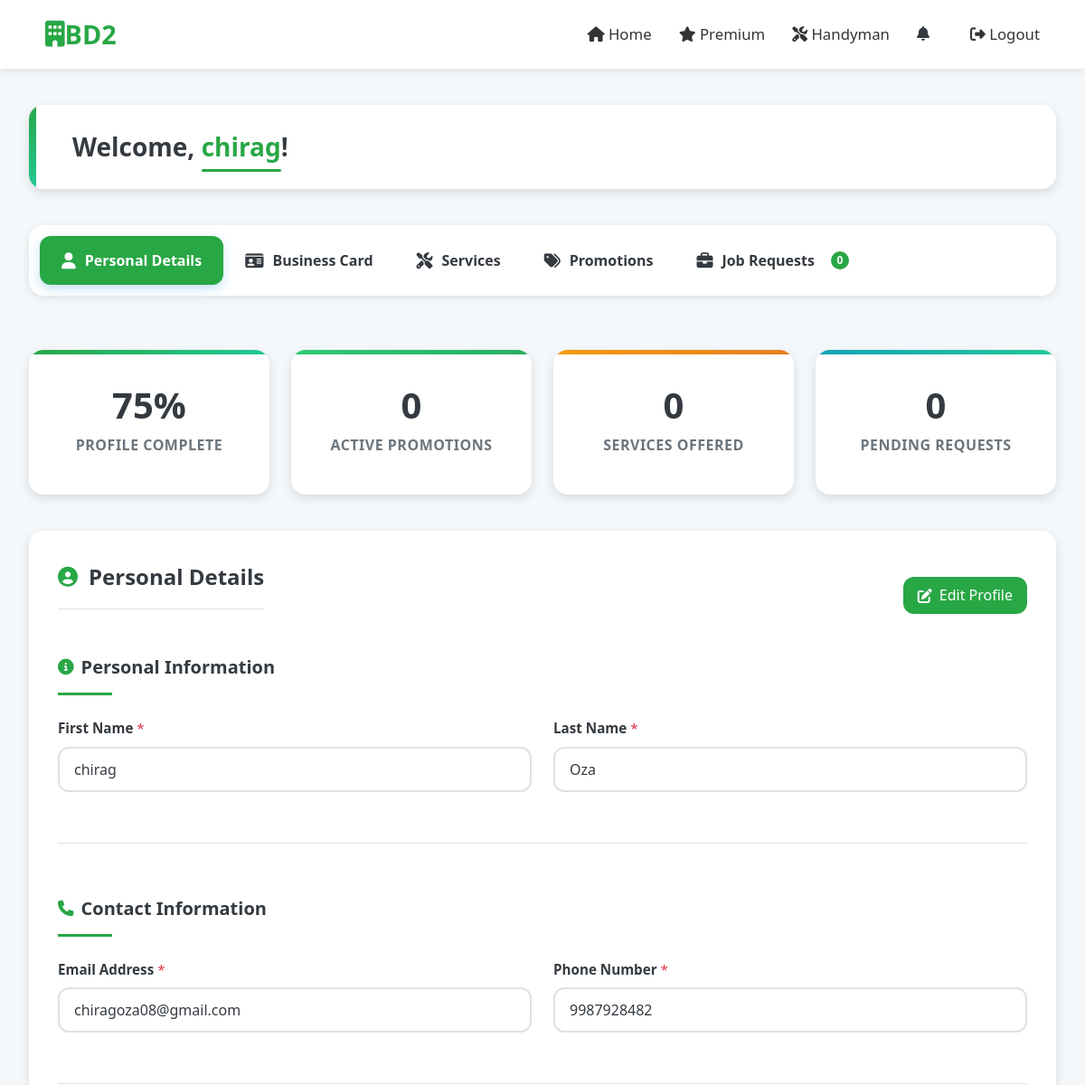
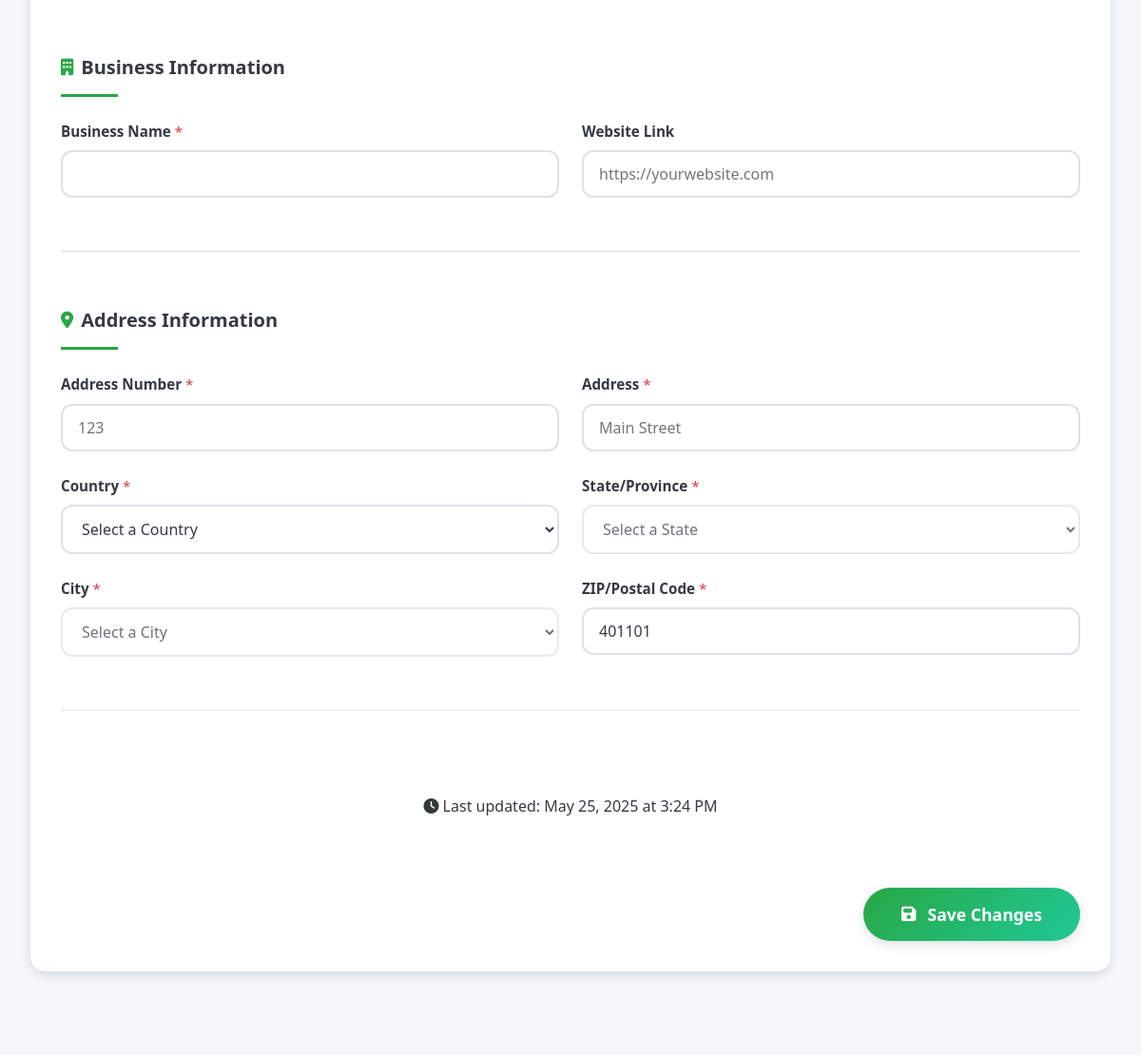
Page /handyman/update-business-card/ (signed in, upper part) on the earlier database version (2 pictures, top to bottom).
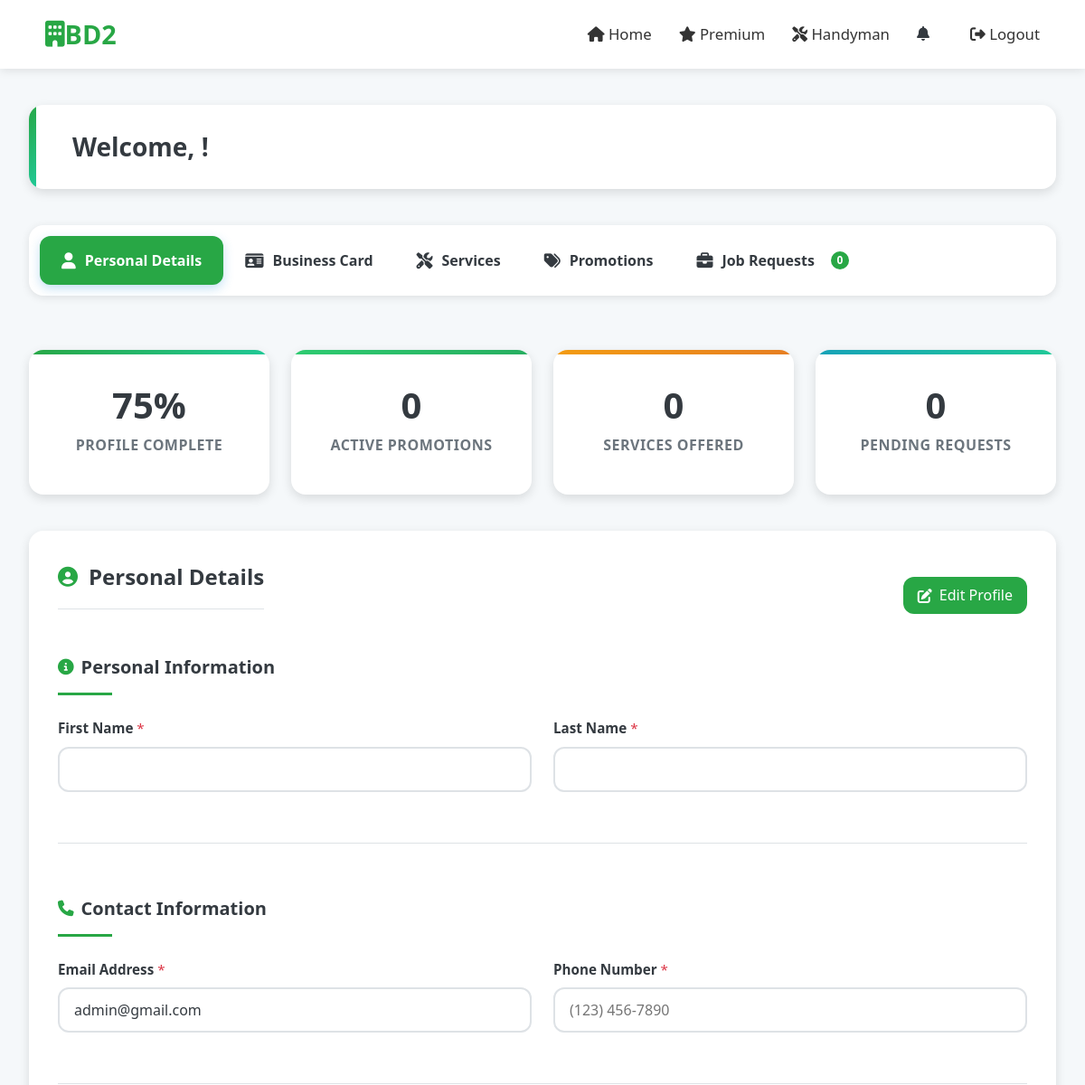
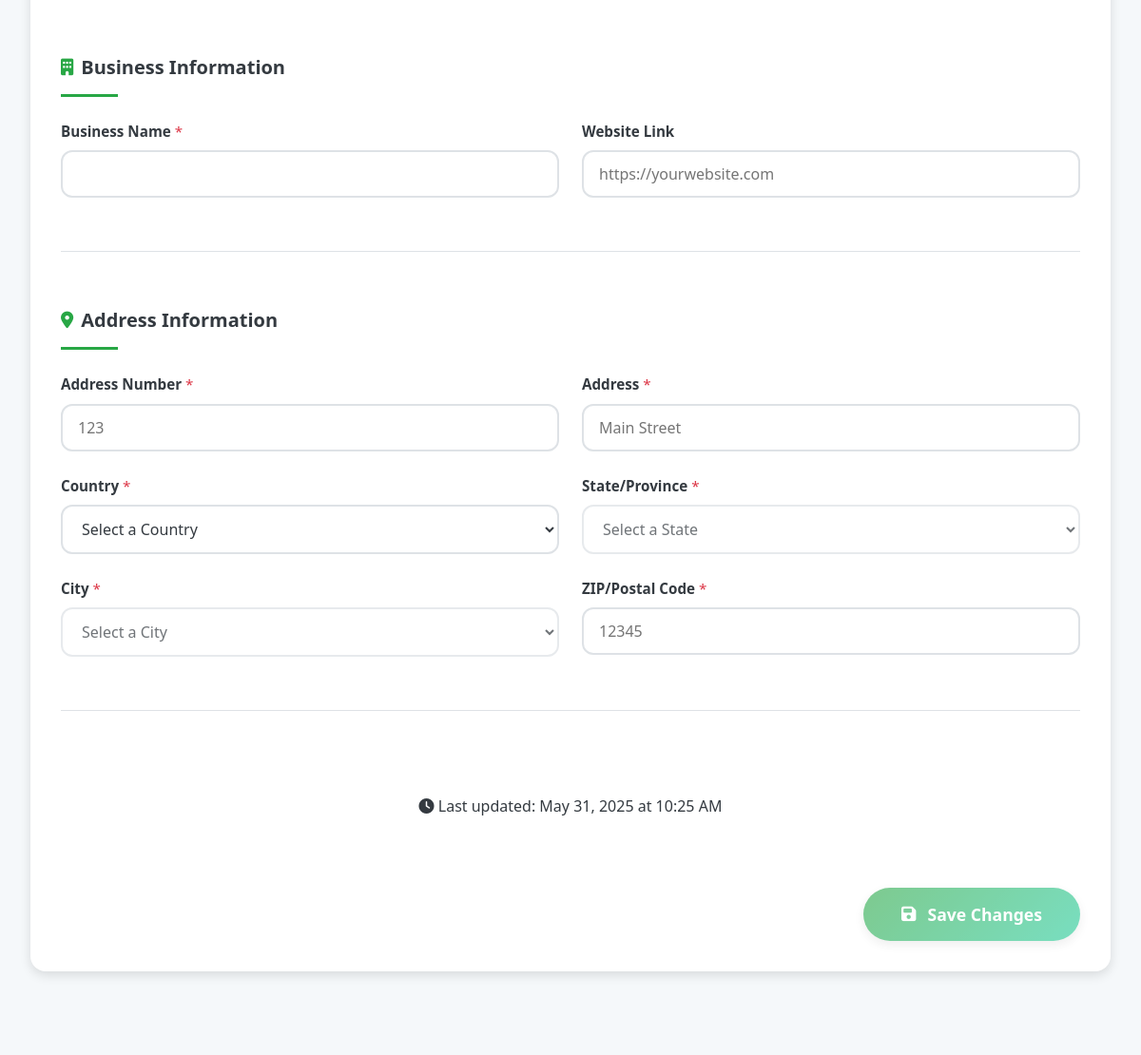
Same page on the later database version (2 pictures, top to bottom).
### users/models.py (models this page shows, shortened)
class User(AbstractUser, TimeStampedModel):
    username = None
    email = models.EmailField(_("email address"), unique=True)
    phone_number = models.CharField(max_length=15, blank=True, null=True)
    profile_picture = models.ImageField(
        upload_to="profile_pictures/", blank=True, null=True
    )
    address = models.ForeignKey(
        Address, on_delete=models.SET_NULL, null=True, blank=True
    )
    user_type = models.CharField(
        max_length=10, choices=UserType.choices, default=UserType.REQUESTOR
    )
    business_name = models.CharField(max_length=255, blank=True, null=True)
    website = models.URLField(blank=True, null=True)
    business_card_front = models.ImageField(
        upload_to="business_cards/", blank=True, null=True
    )
    business_card_back = models.ImageField(
        upload_to="business_cards/", blank=True, null=True
    )
    has_blank_card_back = models.BooleanField(default=False)
    service_description = models.TextField(blank=True, null=True)
    BUSINESS_CARD_STATUS_CHOICES = (
        ("pending_review", "Pending Review"),
        ("accepted", "Accepted"),
        ("rejected", "Rejected"),
    )
    business_card_status = models.CharField(
        max_length=20,
        choices=BUSINESS_CARD_STATUS_CHOICES,
        default="pending_review",
        blank=True,
        null=True,
    )
    login_token = models.CharField(max_length=100, blank=True, null=True)
    token_expiry = models.DateTimeField(blank=True, null=True)
    groups = models.ManyToManyField(
        "auth.Group",
        verbose_name=_("groups"),
        blank=True,
        help_text=_(
            "The groups this user belongs to. A user will get all permissions "
            "granted to each of their groups."
        ),
        related_name="custom_user_set",
        related_query_name="user",
    )
    user_permissions = models.ManyToManyField(
        "auth.Permission",
        verbose_name=_("user permissions"),
        blank=True,
        help_text=_("Specific permissions for this user."),
        related_name="custom_user_set",
        related_query_name="user",
    )
    USERNAME_FIELD = "email"
    REQUIRED_FIELDS = []
    objects = UserManager()

### core/models.py (models this page shows, shortened)
class TimeStampedModel(models.Model):
    created_at = models.DateTimeField(auto_now_add=True)
    updated_at = models.DateTimeField(auto_now=True)
    is_active = models.BooleanField(default=True)
    class Meta:
        abstract = True

class Address(TimeStampedModel):
    street = models.CharField(max_length=255)
    city = models.CharField(max_length=100)
    state = models.CharField(max_length=100)
    postal_code = models.CharField(max_length=20)
    country = models.CharField(max_length=100, default="United States")
    latitude = models.DecimalField(
        max_digits=9, decimal_places=6, null=True, blank=True
    )
    longitude = models.DecimalField(
        max_digits=9, decimal_places=6, null=True, blank=True
    )
    class Meta:
        verbose_name_plural = "Addresses"

### handyman/views.py (the view, shortened to what this page needs)
class HandymanBusinessCardUpdateView(LoginRequiredMixin, PaymentRequiredMixin, FormView):
    template_name = "handyman/handyman_dashboard.html"
    form_class = BusinessCardUpdateForm
    success_url = reverse_lazy("handyman_dashboard")

### handyman/templates/handyman/handyman_dashboard.html (shortened to what this page needs)
{% extends "base.html" %}
{% load static %}
{% block extra_css %}
<link rel="stylesheet" href="{% static 'css/handyman_dashboard.css' %}">
<link rel="stylesheet" href="{% static 'handyman/css/dashboard_jobs.css' %}">
<link rel="stylesheet" href="https://cdn.jsdelivr.net/npm/sweetalert2@11/dist/sweetalert2.min.css">
{% endblock %}
{% block content %}
<main class="handyman-dashboard">
  <header class="dashboard-header">
    <h1>Welcome, <span id="business-name">{{ user.business_name|default:user.first_name }}</span>!</h1>
  </header>
  <nav class="dashboard-tabs" role="tablist">
    <button class="tab-button active" data-tab="personal" role="tab" aria-selected="true" aria-controls="personal-section">
      <i class="fas fa-user"></i>
      <span>Personal Details</span>
    </button>
    <button class="tab-button" data-tab="business-card" role="tab" aria-selected="false" aria-controls="business-card-section">
      <i class="fas fa-id-card"></i>
      <span>Business Card</span>
    </button>
    <button class="tab-button" data-tab="services" role="tab" aria-selected="false" aria-controls="services-section">
      <i class="fas fa-tools"></i>
      <span>Services</span>
    </button>
    <button class="tab-button" data-tab="promotions" role="tab" aria-selected="false" aria-controls="promotions-section">
      <i class="fas fa-tags"></i>
      <span>Promotions</span>
    </button>
    <button class="tab-button" data-tab="jobs" role="tab" aria-selected="false" aria-controls="jobs-section">
      <i class="fas fa-briefcase"></i>
      <span>Job Requests</span>
      <span class="jobs-badge" id="pending-jobs-count">{{ pending_requests|default:"0" }}</span>
    </button>
  </nav>
  <section class="dashboard-stats" aria-label="Dashboard statistics">
    <div class="stat-card">
      <div class="stat-number" id="profile-completion">{{ profile_completion|default:"75" }}%</div>
      <div class="stat-label">Profile Complete</div>
    </div>
    <div class="stat-card">
      <div class="stat-number" id="active-promotions">{{ active_promotions|default:"0" }}</div>
      <div class="stat-label">Active Promotions</div>
    </div>
    <div class="stat-card">
      <div class="stat-number" id="total-services">{{ total_services|default:"5" }}</div>
      <div class="stat-label">Services Offered</div>
    </div>
    <div class="stat-card">
      <div class="stat-number" id="pending-requests">{{ pending_requests|default:"0" }}</div>
      <div class="stat-label">Pending Requests</div>
    </div>
  </section>
  <section class="dashboard-content active" id="personal-section" role="tabpanel" aria-labelledby="personal-tab">
    {% include "handyman/handyman_dashboard_personal.html" %}
  </section>
    {% include "handyman/handyman_dashboard_business_card.html" %}
</main>
{% endblock %}

### core/templates/base.html (shortened to what this page needs)
{% load static %}
<!DOCTYPE html>
<html lang="en">
<head>
  <link rel="stylesheet" href="{% static 'css/home.css' %}">
  <link rel="stylesheet" href="{% static 'css/notifications.css' %}">
  <link rel="stylesheet" href="https://cdnjs.cloudflare.com/ajax/libs/font-awesome/6.4.0/css/all.min.css">
  <link rel="stylesheet" type="text/css" href="https://cdn.jsdelivr.net/npm/toastify-js/src/toastify.min.css">
  {% block extra_css %}{% endblock %}
</head>
<body>
  <nav>
    <div class="nav-container">
      <a href="{% url 'home' %}" class="logo">
        <i class="fas fa-building"></i> <span>BD2</span>
      </a>
      <ul class="menu">
        <li><a href="{% url 'home' %}" class="{% if request.path == '/' %}active{% endif %}"><i class="fas fa-home"></i> Home</a></li>
        <li><a href="{% url 'premium' %}" class="{% if request.path == '/premium/' %}active{% endif %}"><i class="fas fa-star"></i> Premium</a></li>
        <li><a href="{% url 'handyman' %}" class="{% if request.path == '/handyman/' %}active{% endif %}"><i class="fas fa-tools"></i> Handyman</a></li>
        {% if user.is_authenticated %}
        <li class="notification-container">
          <div id="notification-icon" class="notification-icon">
            <i class="fas fa-bell"></i>
          </div>
        </li>
        <li>
          <a href="{% url 'logout' %}" class="{% if request.path == '/logout/' %}active{% endif %}">
            <i class="fas fa-sign-out-alt"></i> Logout
          </a>
        </li>
        {% else %}
        <li>
          <a href="{% url 'login' %}" class="{% if request.path == '/login/' %}active{% endif %}">
            <i class="fas fa-sign-in-alt"></i> Login
          </a>
        </li>
        {% endif %}
      </ul>
    </div>
  </nav>
  {% block content %}{% endblock %}
</body>
</html>

### handyman/templates/handyman/handyman_dashboard_personal.html (shortened to what this page needs)
{% load static %}
<div class="section-header-container">
  <h2><i class="fas fa-user-circle"></i> Personal Details</h2>
  <a href="{% url 'handyman_update_profile' %}" class="btn-edit-profile">
    <i class="fas fa-edit"></i> Edit Profile
  </a>
</div>
<form class="personal-form" action="{% url 'handyman_update_profile' %}" method="post" enctype="multipart/form-data" id="personal-form">
  <div class="form-section">
    <h3 class="section-title"><i class="fas fa-info-circle"></i> Personal Information</h3>
    <div class="form-row">
      <div class="form-group">
        <label for="first-name">First Name <span class="required">*</span></label>
        <input type="text" id="first-name" name="first_name" value="{{ user.first_name|default:'' }}" required>
      </div>
      <div class="form-group">
        <label for="last-name">Last Name <span class="required">*</span></label>
        <input type="text" id="last-name" name="last_name" value="{{ user.last_name|default:'' }}" required>
      </div>
    </div>
  </div>
  <div class="form-section">
    <h3 class="section-title"><i class="fas fa-phone"></i> Contact Information</h3>
    <div class="form-row">
      <div class="form-group">
        <label for="email">Email Address <span class="required">*</span></label>
        <input type="email" id="email" name="email" value="{{ user.email|default:'' }}" required>
      </div>
      <div class="form-group">
        <label for="phone">Phone Number <span class="required">*</span></label>
        <input type="tel" id="phone" name="phone_number" value="{{ user.phone_number|default:'' }}" placeholder="(123) 456-7890" required>
      </div>
    </div>
  </div>
  <div class="form-section">
    <h3 class="section-title"><i class="fas fa-building"></i> Business Information</h3>
    <div class="form-row">
      <div class="form-group">
        <label for="business-name">Business Name <span class="required">*</span></label>
        <input type="text" id="business-name" name="business_name" value="{{ handyman.business_name|default:'' }}" required>
      </div>
      <div class="form-group">
        <label for="website">Website Link</label>
        <input type="url" id="website" name="website" value="{{ user.website|default:'' }}" placeholder="https://yourwebsite.com">
      </div>
    </div>
  </div>
  <div class="form-section">
    <h3 class="section-title"><i class="fas fa-map-marker-alt"></i> Address Information</h3>
    <div class="form-row">
      <div class="form-group" style="flex: 0.3;">
        <label for="address-number">Address Number <span class="required">*</span></label>
        <input type="text" id="address-number" name="address_number" value="{{ address_number }}" placeholder="123" required>
      </div>
      <div class="form-group" style="flex: 0.7;">
        <label for="address-street">Address <span class="required">*</span></label>
        <input type="text" id="address-street" name="address_street" value="{{ address_street|default:'' }}" placeholder="Main Street" required>
      </div>
    </div>
    <div class="form-row">
      <div class="form-group">
        <label for="country">Country <span class="required">*</span></label>
        <select id="country" name="country" data-current="{{ user.address.country|default:'US' }}" required>
          <option value="">Select a Country</option>
        </select>
      </div>
      <div class="form-group">
        <label for="state">State/Province <span class="required">*</span></label>
        <select id="state" name="state" data-current="{{ user.address.state|default:'' }}" disabled required>
          <option value="">Select a State</option>
        </select>
      </div>
    </div>
    <div class="form-row">
      <div class="form-group">
        <label for="city">City <span class="required">*</span></label>
        <select id="city" name="city" data-current="{{ user.address.city|default:'' }}" disabled required>
          <option value="">Select a City</option>
        </select>
      </div>
      <div class="form-group">
        <label for="zip">ZIP/Postal Code <span class="required">*</span></label>
        <input type="text" id="zip" name="zip" value="{{ user.address.postal_code|default:'' }}" placeholder="12345" required>
      </div>
    </div>
  </div>
  <div class="form-actions">
    <button type="submit" class="primary-button" id="submit-button">
      <i class="fas fa-save"></i> Save Changes
    </button>
  </div>
  <div class="last-updated text-center mt-2">
    <i class="fas fa-clock"></i> Last updated:
    <span id="last-updated-timestamp">
      {% if user.updated_at %}
        {{ user.updated_at|date:"F j, Y \a\t g:i A" }}
      {% else %}
        Never
      {% endif %}
    </span>
  </div>
</form>

### handyman/templates/handyman/handyman_dashboard_business_card.html (shortened to what this page needs)
{% load static %}
{% block extra_css %}
<link rel="stylesheet" href="{% static 'css/business_card.css' %}">
{% endblock %}

Differences in the rows shown:
changed User "Select a Country": email "chiragoza08@gmail.com" → "admin@gmail.com"; updated_at "May 25, 2025 at 3:24 PM" → "May 31, 2025 at 10:25 AM"; business_name "chirag" → (not shown); first_name "chirag" → (not shown); last_name "Oza" → (not shown); phone_number "9987928482" → (not shown); zip "401101" → (not shown)
